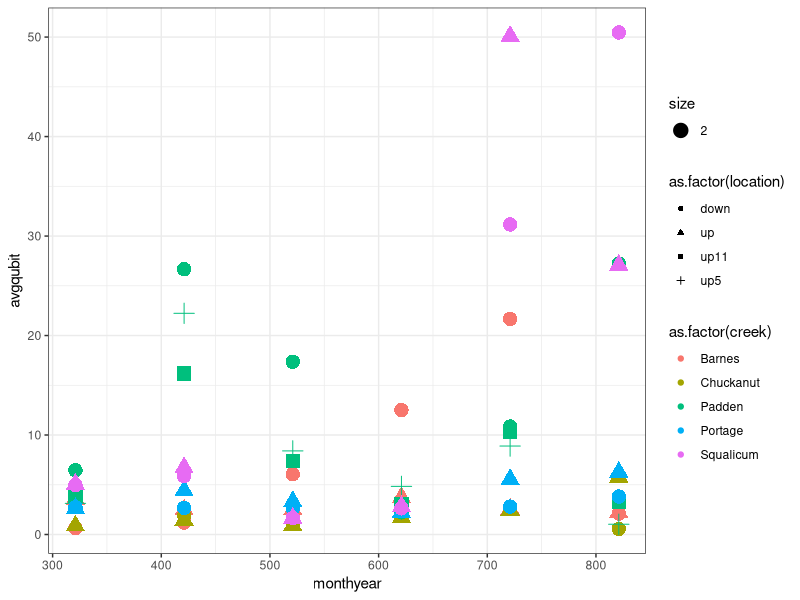

The R source for this figure:
## ---- chunk 1
knitr::opts_chunk$set(echo = TRUE)

rm(list = ls())
library(ggplot2)
library(tidyverse)
library(here)
library(RColorBrewer)

data <- read.csv(here("Input","extract_qubits.csv"), header=TRUE)
c1 <- colorRampPalette(brewer.pal(5, 'Dark2'))(5)

averaged_reps <- data %>% 
  group_by(monthyear, creek, location) %>% 
  summarise(avgqubit = mean(qubit)) 

## ---- chunk 2

# plot total DNA concentratoins 
ggplot(averaged_reps) +
  geom_point(na.rm=TRUE, aes(x=monthyear, y= avgqubit, size = 2, color=as.factor(creek), shape = as.factor(location))) +
  # scale_y_log10() +
  #scale_color_manual(values = c1) +
  #scale_shape_manual(values = c(15, 16, 17, 18)) +
  #labs(x="Month", y="Total DNA (ng/ul)", size="", color="Creek", shape="Station") +
  #guides(size = FALSE) +
  theme_bw()
